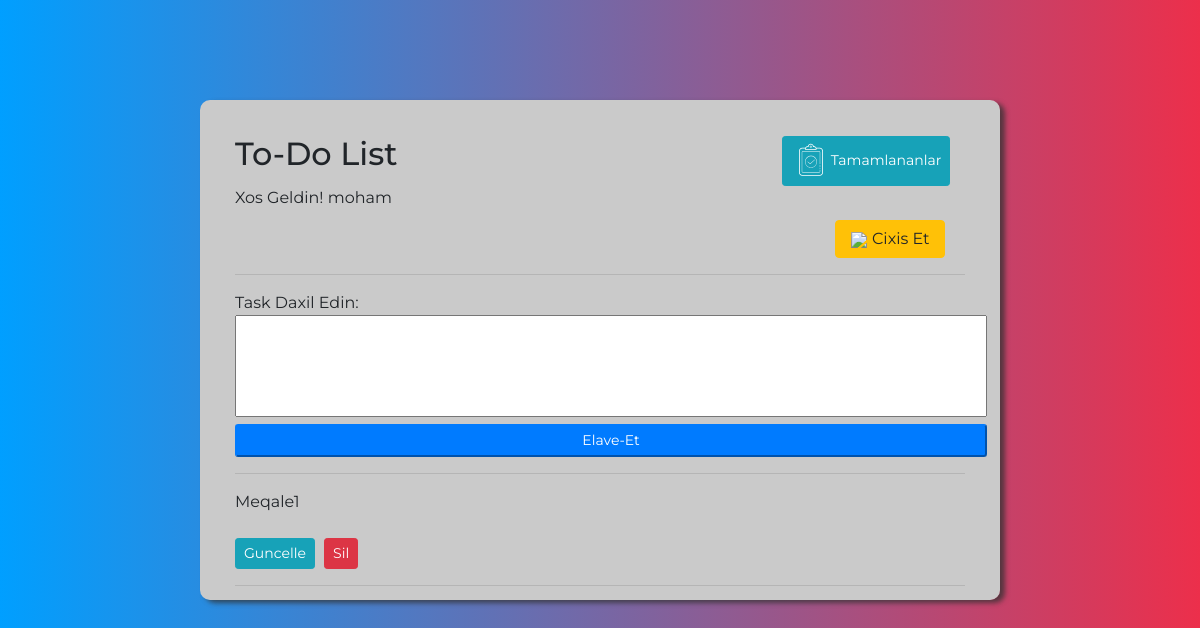
Page / (signed in) on the earlier database version.
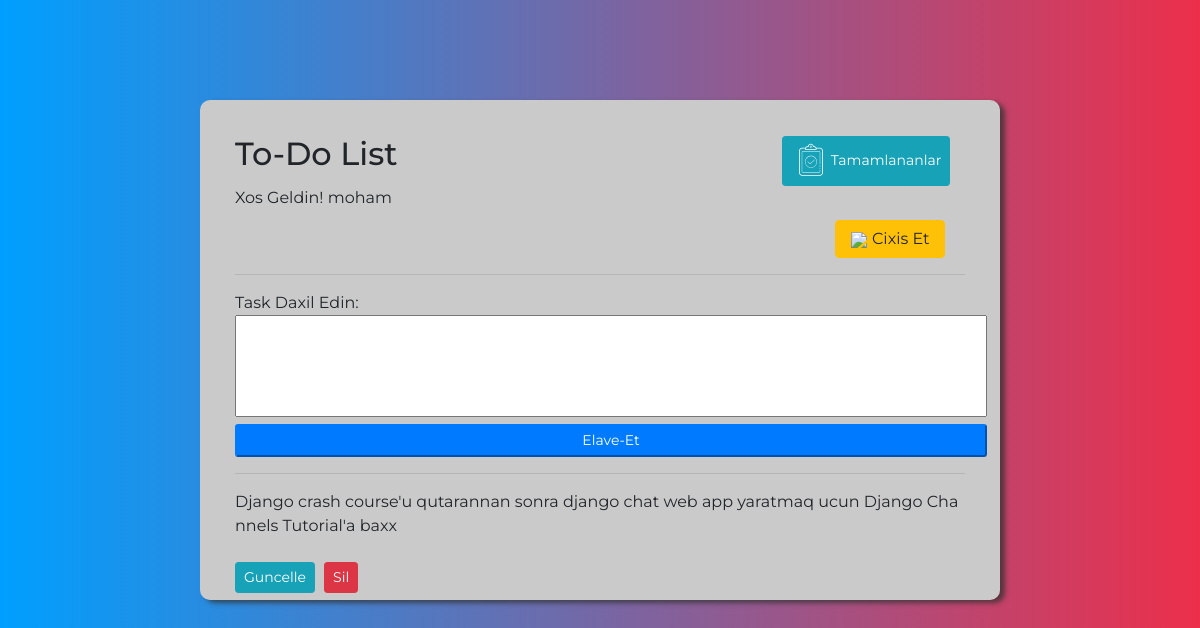
Same page on the later database version.
### tasks/models.py (models this page shows, shortened)
class Task(models.Model):
    author = models.ForeignKey(User ,on_delete=models.CASCADE ,null=True ,verbose_name="Yazan:",blank=True ,default=None)
    title = models.TextField(verbose_name="Basliq:")
    created_date = models.DateTimeField(auto_now_add=True,verbose_name="Yazilma Tarixi:")
    confirm = models.BooleanField(default=False,verbose_name="Tamamlanilib?:")

### tasks/views.py (the view, shortened to what this page needs)
# urls.py: path("",views.index,name="index"),
@login_required(login_url="user:login")
def index(request):
    tasks = models.Task.objects.filter(confirm="False",author=request.user)
    form = TaskForm()
    context = {
        "tasks":tasks,
        "form":form,
    }
    return render(request,"index.html",context)

### tasks/forms.py
class TaskForm(forms.ModelForm):
    class Meta:
        model = models.Task
        widgets = {
            'title': forms.Textarea(attrs={'class':'addbar','spellcheck':'false','cols':81,'rows':4,'style':'resize:none;'}),
        }
        fields = "__all__"

### templates/index.html (shortened to what this page needs)
{% extends 'layout.html' %}
{% load static %}
{% block body %}
<link rel="stylesheet" href="{% static 'css/style.css' %}">
<h2 style="display: inline;">To-Do List</h2>
<a style="margin-left: 380px;" class="btn btn-info btn-sm" href="{% url 'tasks:completed_tasks' %}">Tamamlananlar</a>
<br>
{% if request.user %}
Xos Geldin! {{request.user.username}}
<br>
{% if request.user.is_authenticated %}
<a href="{% url 'user:logout' %}" class="btn btn-warning"
    style="margin-left: 600px; padding-left: 15px; padding-right:15px; margin-top: 10px;"><img
        src="https://img.icons8.com/android/24/000000/logout-rounded-left.png" /><span style="margin-left: 5px;">Cixis
        Et<span></a>
{% else %}
<span>
    <a style="margin-left: 130px;" href="{% url 'user:login' %}" class="btn btn-warning btn-sm">Giris Et</a>
    <a style="margin-left: 3px;" href="{% url 'user:register' %}" class="btn btn-info btn-sm">Qeydiyatdan Kec</a>
</span>
{% endif %}
{% else %}
Giris Edin
{% endif %}
<hr>
<form action="/" method="POST" style="display: inline-block;" class="addform">
    Task Daxil Edin:
    <br>
    {{form.title}}
    <input type="submit" value="Elave-Et" class="btn-sm btn-primary btn-block">
</form>
<hr>
<div>
    {% if tasks %}
    {% for task in tasks %}
    <div>
        <span style="font-size: medium; word-break:break-all;">{{task.title}}</span>
    </div>
    <br>
    <div>
        <a href="{% url 'tasks:update_task' task.id %}" class="btn btn-info btn-sm button1"
            style="margin-left: 0px; margin-top: 0px;">Guncelle</a>
        <a href="{% url 'tasks:delete_task' task.id %}" class="btn btn-danger btn-sm button2"
            style="margin-top: 0px">Sil</a>
    </div>
    <hr>
    {% endfor %}
    {% else %}
    <div class="alert alert-info" style="text-align: center;">
        To-Do'nuz Yoxdur Bir To-Do Elave Edin :)
    </div>
    {% endif %}
</div>
{% endblock body %}

### templates/layout.html (shortened to what this page needs)
<!DOCTYPE html>
{% load static %}
<html lang="en">
<head>
    <link rel="stylesheet" href="https://stackpath.bootstrapcdn.com/bootstrap/4.3.1/css/bootstrap.min.css"
>
    <link rel="stylesheet" href="https://cdnjs.cloudflare.com/ajax/libs/font-awesome/5.15.3/css/all.min.css" />
</head>
<body>
    <div class="container">
        {% block body %}
        {% endblock body %}
    </div>
</body>
</html>

### static/css/style.css (style rules this page uses)
.button1 { margin-top: 20px; margin-left: 20px; }
.button2 { margin-top: 20px; margin-left: 5px; }

### templates/layout.html (style rules this page uses)
body { background: rgb(0,159,255); background: linear-gradient(90deg, rgba(0,159,255,1) 0%, rgba(236,47,75,1) 100%); font-family: 'Montserrat', sans-serif; }
.container { max-width: 800px; margin-top: 100px; background-color: rgb(202, 202, 202); padding: 35px; height: 500px; border-radius: 10px; -webkit-box-shadow: 5px 3px 5px 0px rgba(50, 50, 50, 0.75); -moz-box-shadow: 5px 3px 5px 0px rgba(50, 50, 50, 0.75); box-shadow: 5px 3px 5px 0px rgba(50, 50, 50, 0.75); overflow-y: scroll; }

Differences in the rows shown:
no longer on this page (row edited): Task: title "Meqale1"
added Task: title "Django crash course'u qutarannan sonra django chat web app yaratmaq ucun Django Channels Tutorial'a baxx"
